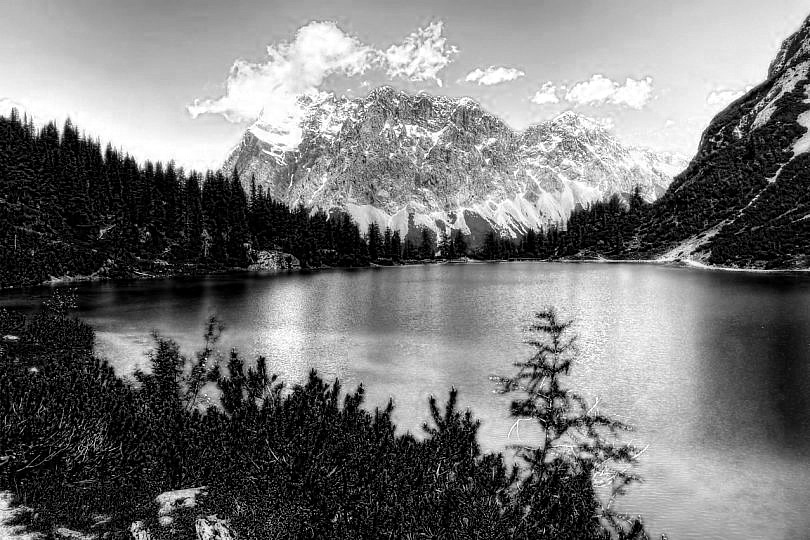
#> input picture Lab1/imagen1/imagen1_salida_gray_azul.jpg, 810 x 540 px
$ jupyter execute --allow-errors Lab1.ipynb
#> lines starting #> are read from the running program, lines starting #| are printed output that depends on the picture
# Laboratorio 1

### Marcos Iván Hernandez

## Ejercicio 1

[cell 1]
import cv2
import numpy as np

def manipular_color(imagen, color):
    # Separar los canales de color
#> further down, img1 is the input picture: shape (540, 810); min 0, max 255, mean 118.1
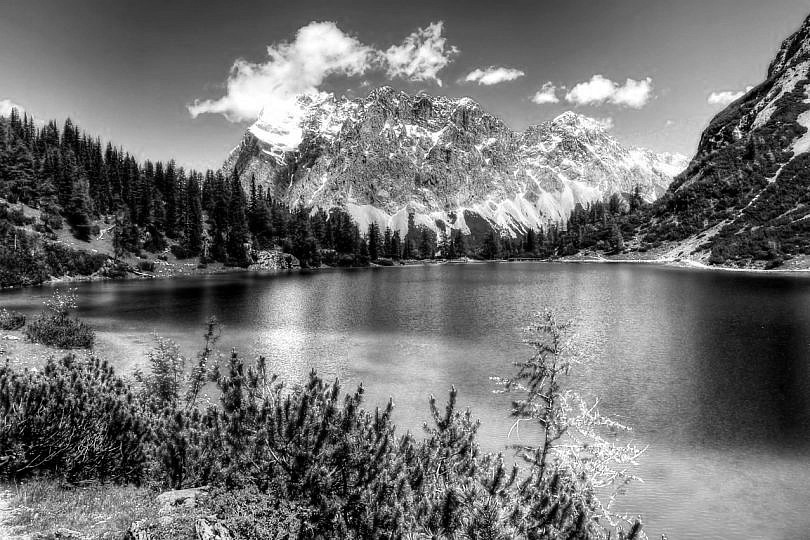
#> input picture Lab1/imagen1/imagen1_salida_gray_verde.jpg, 810 x 540 px
#> further down, img2 is the input picture: shape (540, 810); min 0, max 255, mean 113.9
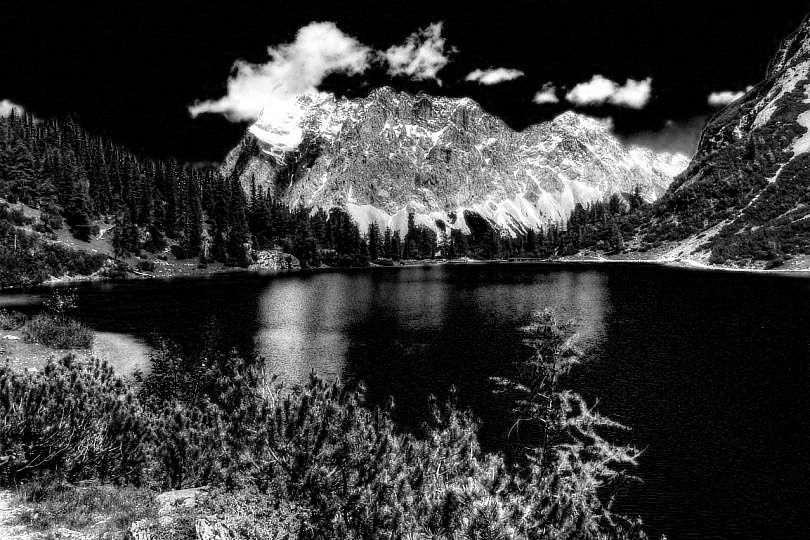
#> input picture Lab1/imagen1/imagen1_salida_gray_rojo.jpg, 810 x 540 px
#> further down, img3 is the input picture: shape (540, 810); min 0, max 255, mean 57.5
    b, g, r = cv2.split(imagen)

    # Crear una imagen de ceros del mismo tamaño
    resultado = np.zeros_like(imagen)

    if color == 1:
        resultado[:,:,0] = b  # Solo canal azul
    elif color == 2:
        resultado[:,:,1] = g  # Solo canal verde
    elif color == 3:
        resultado[:,:,2] = r  # Solo canal rojo
    elif color == 10:
        resultado[:,:,1] = g  # Verde
        resultado[:,:,2] = r  # Rojo
    elif color == 20:
        resultado[:,:,0] = b  # Azul
        resultado[:,:,1] = g  # Verde
    elif color == 30:
        resultado[:,:,0] = b  # Azul
        resultado[:,:,2] = r  # Rojo

    return resultado

# Uso de la función:
imagen = cv2.imread('Perrito.jpg')
#> (the rest of this cell did not finish here and is left out)

## Ejercicio 2

[cell 2]
def reconstruir_imagen_color(imagen1, imagen2, imagen3):
    imagen_color = cv2.merge((imagen1, imagen2, imagen3))
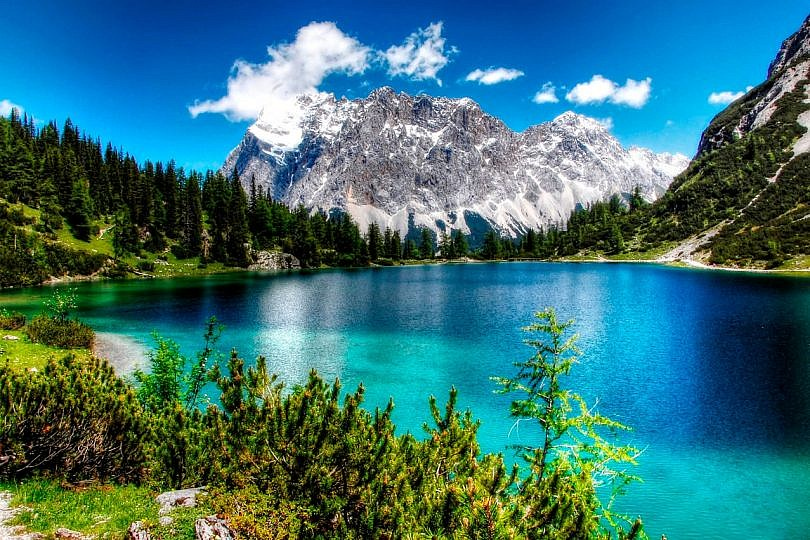
#> imagen_color: shape (540, 810, 3); mean of channels 0, 1, 2 118.1, 113.9, 57.5; drawn as B, G, R
#> pass 2 of the loop `for i, (azul, verde, rojo) in enumerate(conjuntos_imagenes):`:
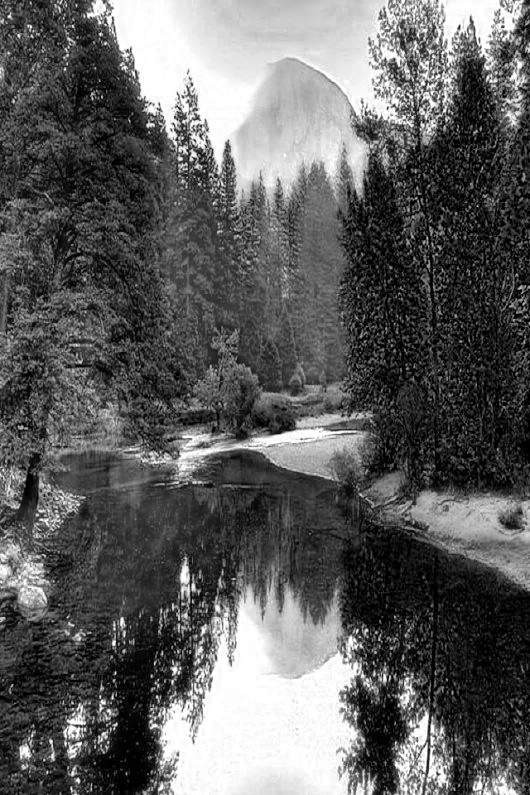
#> input picture Lab1/imagen2/imagen2_salida_gray_azul.jpg, 530 x 795 px
#> img1 is the input picture: shape (795, 530); min 0, max 255, mean 95.1
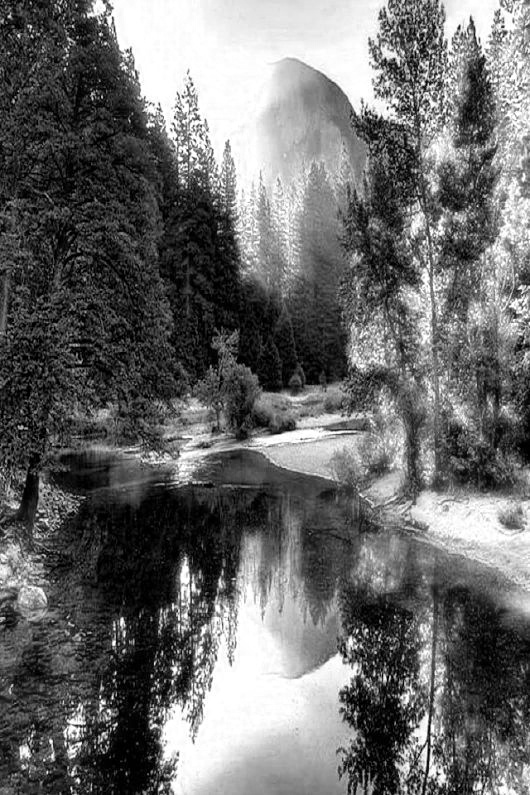
#> input picture Lab1/imagen2/imagen2_salida_gray_rojo.jpg, 530 x 795 px
#> img3 is the input picture: shape (795, 530); min 0, max 255, mean 106.5
#> in reconstruir_imagen_color (call 2), `imagen_color = cv2.merge((imagen1, imagen2, imagen3))`:
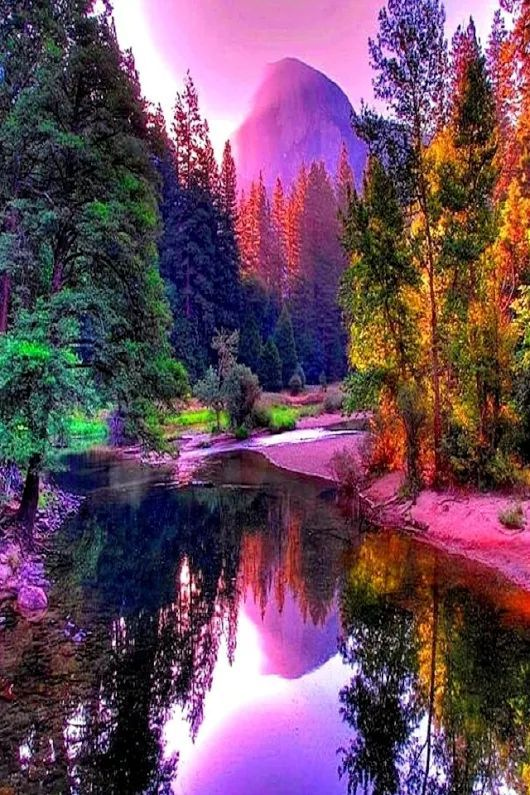
#> imagen_color: shape (795, 530, 3); mean of channels 0, 1, 2 95.1, 75.3, 106.5; drawn as B, G, R
    return imagen_color

# Lista de conjuntos de imágenes a procesar
conjuntos_imagenes = [
    ('imagen1/imagen1_salida_gray_azul.jpg', 'imagen1/imagen1_salida_gray_verde.jpg', 'imagen1/imagen1_salida_gray_rojo.jpg'),
    ('imagen2/imagen2_salida_gray_azul.jpg', 'imagen2/imagen2_salida_gray_verde.jpg', 'imagen2/imagen2_salida_gray_rojo.jpg'),
    ('perro/perro_salida_gray_azul.jpg', 'perro/perro_salida_gray_verde.jpg', 'perro/perro_salida_gray_rojo.jpg'),
    # Añade más conjuntos según sea necesario
]


#> (the rest of this cell did not finish here and is left out)
